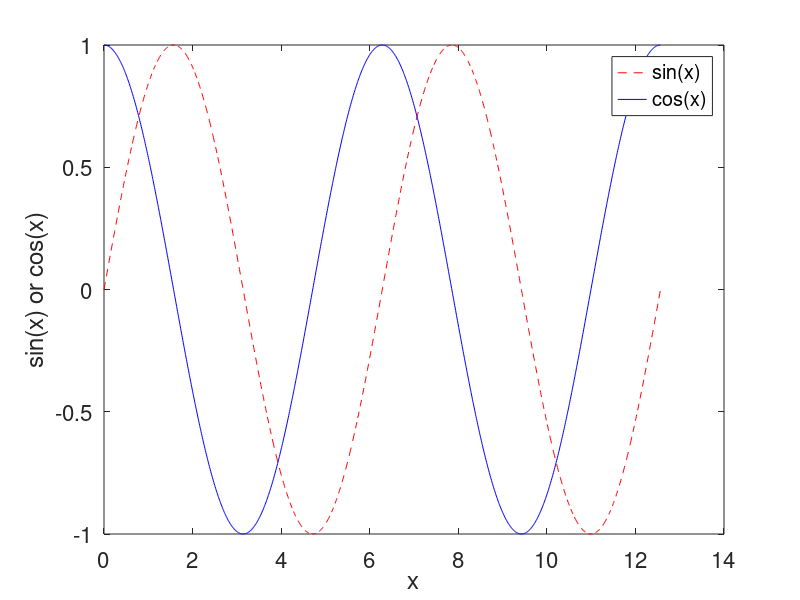
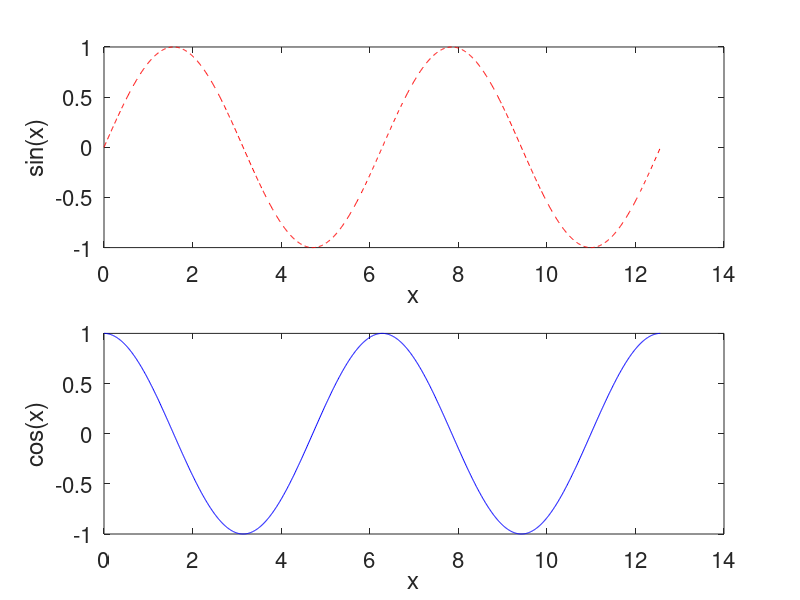
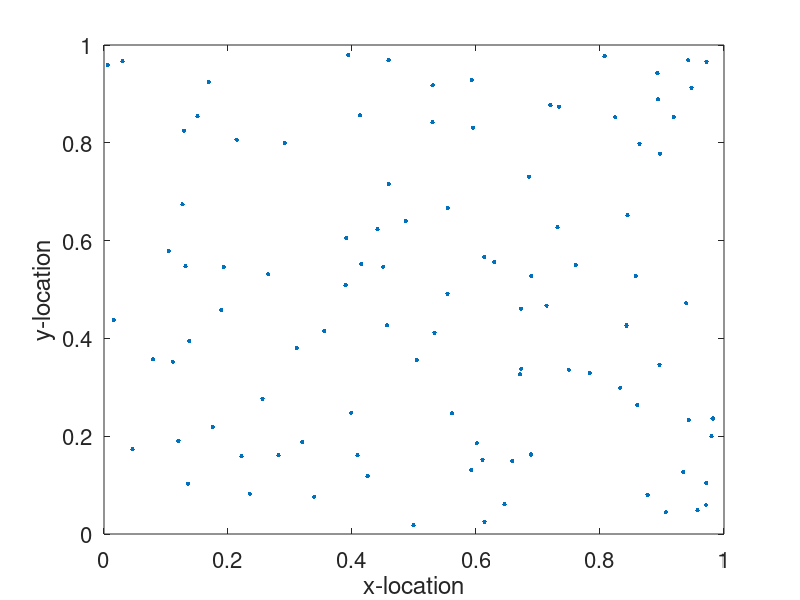
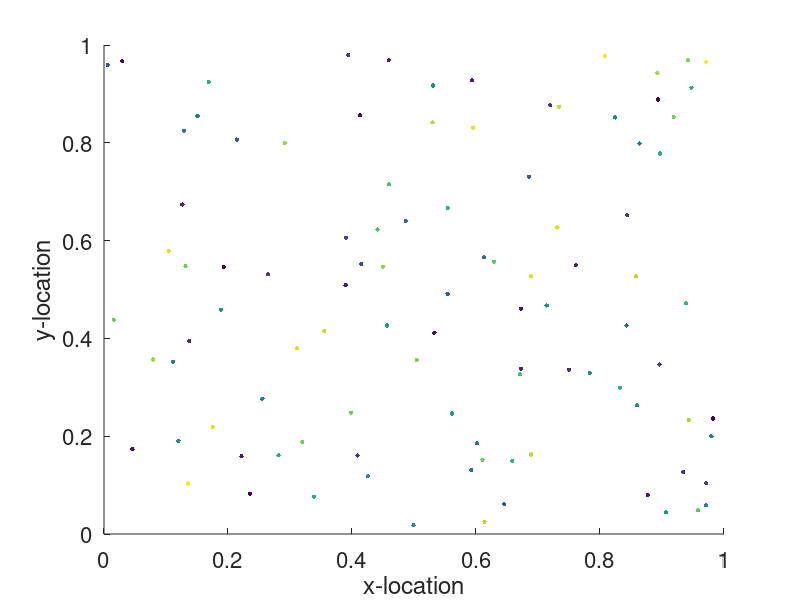

These charts were generated, in order, by the following MATLAB code:
%% Inclass assignment 2

% 1. a. fill in this loop with a conditional statement so that it displays
% only the odd numbers

for ii = 1:20
    if mod(ii,2)
        disp(int2str(ii))
    end
end

% b. Write a new loop to display the same odd numbers which doesn't use a conditional statement 

for ii = 1:2:19
   disp(int2str(ii)) 
end

% c. display the same odd numbers without a loop or conditional (hint use
%  num2str)

disp(num2str((1:2:19)'))
%% 2. Vectorize the following code (that is produce the same result in z
%without using a loop). 

%a. 

for ii = 1:100
    z(ii) = ii*ii;
end

z2 = (1:100).^2

%b. 
z = 0;
for ii = 1:100
    z = z + ii;
end

z2 = sum(1:100)

%c.
xx = rand(50,2);

for ii = 1:50
    z(ii) = sqrt(xx(ii,1)^2+xx(ii,2)^2);
end

z2 = sqrt(sum(xx.^2,2))'

% d. what is the formula in c computing?

% The formula in c is computing the distance of each point (represented by
% a row of xx) from the origin. The first column represents the
% x-coordinates, and the second column represents the y-coordinates. The
% formula returns a vector with the distance of each point (as
% represented by a row of xx) from the origin.
%% plotting

%a. make a plot of sin(x) and cos(x) vs x from x = 0 to 4*pi on the same axis where the graph
%of sin(x) vs x is a red-dashed line and the graph of cos(x) vs x is a
%blue solid line.

x = 0:0.01:4*pi;
plot(x,sin(x),'r--')
hold on
plot(x,cos(x),'b-')
xlabel('x', 'FontSize', 24)
ylabel('sin(x) or cos(x)', 'FontSize', 24)
legend({'sin(x)', 'cos(x)'}, 'FontSize', 18, 'Location', 'Best')
set(gca, 'FontSize', 16)

%b. repeat the above but where each graph is in a different subplot in the
% same figure. 

figure
subplot(2,1,1), plot(x, sin(x), 'r--')
xlabel('x', 'FontSize', 24)
ylabel('sin(x)', 'FontSize', 24)
set(gca, 'FontSize', 16)
subplot(2,1,2), plot(x, cos(x), 'b-')
xlabel('x', 'FontSize', 24)
ylabel('cos(x)', 'FontSize', 24)
set(gca, 'FontSize', 16)

%c. here is some data, imagine they are x and y coordinates for cells. 
xy_dat = rand(100,2);
%plot the data in the xy plane.

figure
plot(xy_dat(:,1),xy_dat(:,2), '.', 'MarkerSize', 10)
xlabel('x-location', 'FontSize', 24)
ylabel('y-location', 'FontSize', 24)
set(gca, 'FontSize', 16)

%now imagine there is some fluorescence data corresponding to the same
%cells
fluor = rand(100,1);
% plot the data in the xy plane but color code the data by the fluorescnece
% values. Hint: see the scatter command

figure
scatter(xy_dat(:,1),xy_dat(:,2),10,fluor,'filled')
xlabel('x-location', 'FontSize', 24)
ylabel('y-location', 'FontSize', 24)
set(gca, 'FontSize', 16)
